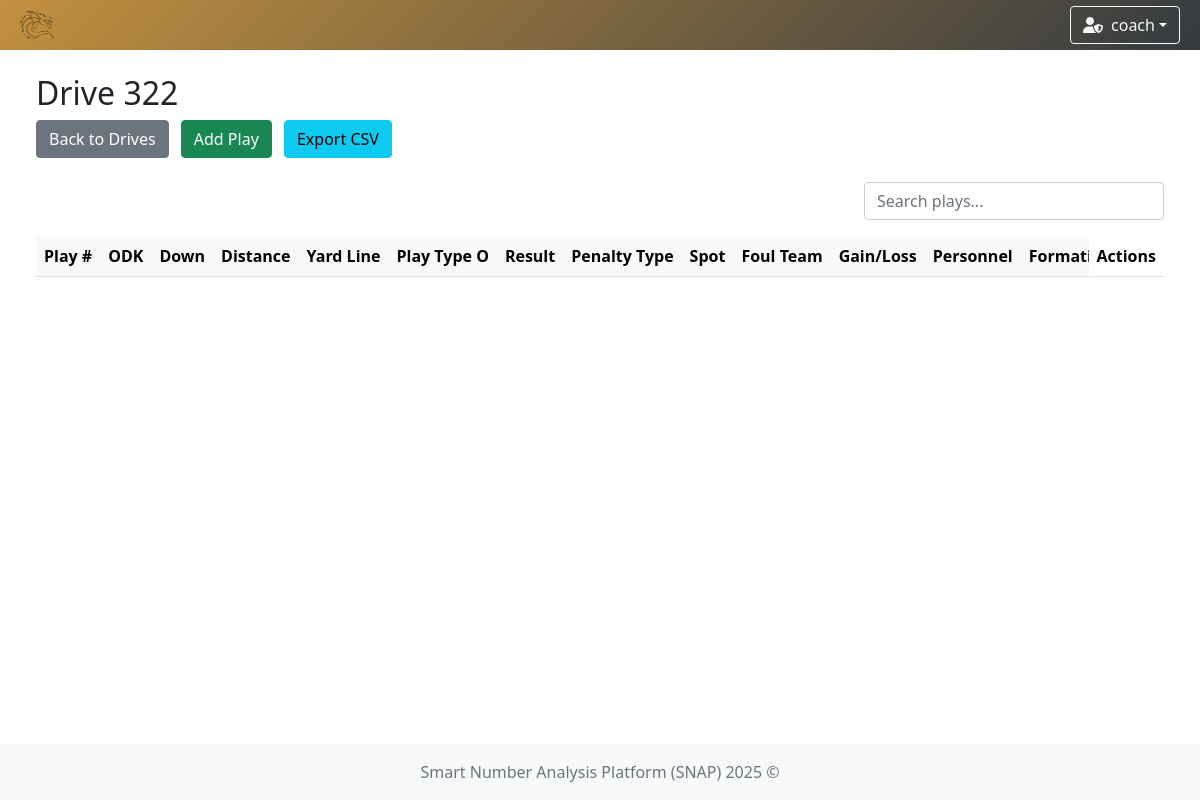
Page /drive/322 (signed in) on the earlier database version.
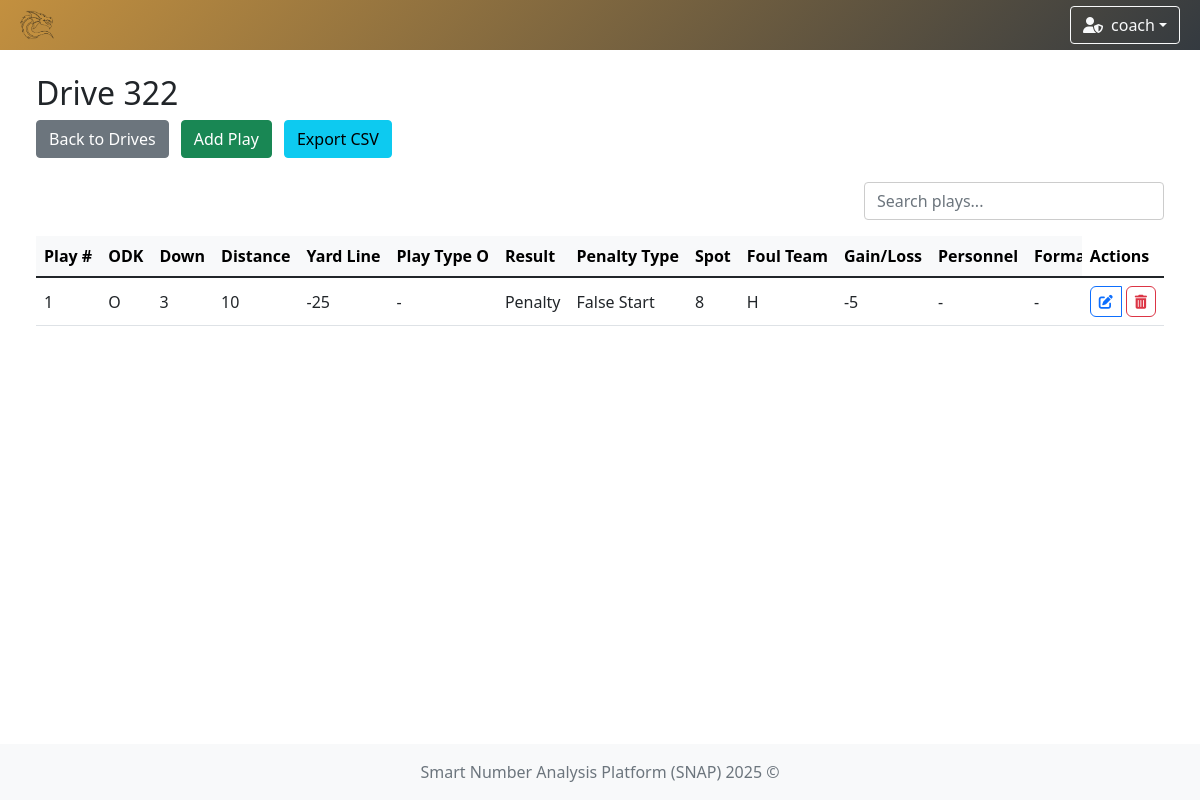
Same page on the later database version.
### app/models/team.py (models this page shows)
class TeamModel(db.Model):
    __tablename__ = 'teams'
    id = db.Column(db.Integer, primary_key=True)
    name = db.Column(db.String(100), nullable=False, unique=True)  # prevent duplicate team names
    icon = db.Column(db.String(300), nullable=False)  # longer path for future-proofing
    primary_color = db.Column(db.String(20), nullable=False)
    secondary_color = db.Column(db.String(20), nullable=False)

### app/models/user.py (models this page shows)
class UserModel(db.Model, UserMixin):
    __tablename__ = 'user'
    id = db.Column(db.Integer, primary_key=True)
    username = db.Column(db.String(80), unique=True, nullable=False)
    password = db.Column(db.String(120), nullable=False)
    role = db.Column(db.String(10), nullable=False, default='user')
    team_id = db.Column(db.Integer, db.ForeignKey('teams.id'))
    team = db.relationship('TeamModel', backref='users')

### app/models/drive.py (models this page shows, shortened)
class DriveModel(db.Model):
    __tablename__ = 'drive'
    id = db.Column(db.Integer, primary_key=True)
    game_id = db.Column(db.Integer, db.ForeignKey('game.id'), nullable=False)
    result = db.Column(db.String(50))
    ended = db.Column(db.Boolean, default=False)
    plays = db.relationship('PlayModel', backref='drive', lazy=True, cascade='all, delete-orphan')

### app/models/play.py (models this page shows)
class PlayModel(db.Model):
    __tablename__ = 'play'
    id = db.Column(db.Integer, primary_key=True)
    drive_id = db.Column(db.Integer, db.ForeignKey('drive.id'), nullable=False)
    odk = db.Column(db.String(1))  # O, D, or K
    quarter = db.Column(db.Integer)
    down = db.Column(db.Integer)
    distance = db.Column(db.Integer)
    yard_line = db.Column(db.Integer)
    play_type = db.Column(db.String(50))
    result = db.Column(db.String(50))
    gain_loss = db.Column(db.Integer)
    touchdown = db.Column(db.Boolean, default=False)
    penalty_type = db.Column(db.String(50))
    penalty_spot_yard = db.Column(db.Integer)
    foul_team = db.Column(db.String(1))# "H" (Home) oder "O" (Opponent)
    personnel = db.Column(db.String(20))
    off_form = db.Column(db.String(50))  # Offensive Formation
    form_str = db.Column(db.String(50))  # Formation Strength
    form_adj = db.Column(db.String(50))  # Formation Adjustment
    motion = db.Column(db.String(50))  # Motion
    protection = db.Column(db.String(50))  # Protection
    off_play = db.Column(db.String(50))  # Off Play
    dir_call = db.Column(db.String(50))  # Directional Call
    tag = db.Column(db.String(50))  # Tags
    hash = db.Column(db.String(1))  # New field for Hash (L, M, R)
    rusher_number = db.Column(db.Integer)
    passer = db.Column(db.Integer)
    receiver = db.Column(db.Integer)
    play_type1 = db.Column(db.String(50))
    defense_front = db.Column(db.String(50))
    defense_strongside = db.Column(db.String(50))
    blitz = db.Column(db.String(50))
    slants = db.Column(db.String(50))
    coverage = db.Column(db.String(50))
    tackler1 = db.Column(db.Integer)
    tackler2 = db.Column(db.Integer)
    interceptor = db.Column(db.Integer)
    returner = db.Column(db.Integer)
    returner_yard = db.Column(db.Integer)
    kicker = db.Column(db.Integer)
    kicker_yard = db.Column(db.Integer)

### app/controllers/drive.py (the view)
    @login_required
    def drive_detail(self, drive_id):
        drive = DriveModel.query.get_or_404(drive_id)
        for play in drive.plays:
            for column in play.__table__.columns:
                if getattr(play, column.name) is None or getattr(play, column.name) == "":
                    setattr(play, column.name, '-')
        return render_template('drive/drive_detail.html', drive=drive)

### app/controllers/user.py (called while the page is built)
    @staticmethod
    def load_user(user_id):
        return UserModel.query.get(int(user_id))

### run.py (called while the page is built)
    def _inject_context(self) -> None:
        @self.app.context_processor
        def inject_teams() -> dict:
            try:
                teams = TeamModel.query.all()
                return dict(teams=teams)
            except Exception as e:
                print(f"[!] Error injecting teams: {str(e)} ({type(e).__name__})")
                return dict(teams=[])

### app/templates/drive/drive_detail.html (shortened to what this page needs)
{% extends "system/base.html" %}
{% block content %}
    <div class="container-fluid">
        <div class="row mb-4">
            <div class="col">
                <h2>Drive {{ drive.id }}</h2>
                <a href="{{ url_for('game_detail', game_id=drive.game_id) }}" class="btn btn-secondary">Back to
                    Drives</a>
                <a href="{{ url_for('add_play', drive_id=drive.id) }}" class="btn btn-success">Add Play</a>
                <a href="{{ url_for('export_drive', drive_id=drive.id) }}" class="btn btn-info">Export CSV</a>
            </div>
        </div>
        <div class="row">
            <div class="col">
                <div class="d-flex justify-content-end mb-3">
                    <input type="text" id="customSearch" class="form-control custom-search"
                           placeholder="Search plays...">
                </div>
                <div class="table-responsive">
                    <table id="playTable" class="table table-hover align-middle mb-0">
                        <thead class="table-light">
                        <tr>
                            <th>Play #</th>
                            <th>ODK</th>
                            <th>Down</th>
                            <th>Distance</th>
                            <th>Yard Line</th>
                            <th>Play Type O</th>
                            <th>Result</th>
                            <th>Penalty Type</th>
                            <th>Spot</th>
                            <th>Foul Team</th>
                            <th>Gain/Loss</th>
                            <th>Personnel</th>
                            <th>Formation</th>
                            <th>Strength</th>
                            <th>Actions</th>
                        </tr>
                        </thead>
                        <tbody>
                        {% for play in drive.plays %}
                            <tr>
                                <td>{{ loop.index }}</td>
                                <td>{{ play.odk }}</td>
                                <td>{{ play.down }}</td>
                                <td>{{ play.distance }}</td>
                                <td>{{ play.yard_line }}</td>
                                <td>{{ play.play_type }}</td>
                                <td>{{ play.result }}</td>
                                <td>{{ play.penalty_type }}</td>
                                <td>{{ play.penalty_spot_yard }}</td>
                                <td>{{ play.foul_team }}</td>
                                <td>{{ play.gain_loss }}</td>
                                <td>{{ play.personnel }}</td>
                                <td>{{ play.off_form }}</td>
                                <td>{{ play.form_str }}</td>
                                <td>
                                    <div class="d-flex align-items-center gap-1">
                                        <a href="{{ url_for('edit_play', play_id=play.id) }}"
                                           class="btn btn-sm btn-outline-primary" title="Edit">
                                            <i class="fas fa-edit"></i>
                                        </a>
                                        <form action="{{ url_for('delete_play', play_id=play.id) }}" method="POST"
                                              onsubmit="return confirm('Delete this play?');" class="m-0 p-0">
                                            <button type="submit" class="btn btn-sm btn-outline-danger" title="Delete">
                                                <i class="fas fa-trash-alt"></i>
                                            </button>
                                        </form>
                                    </div>
                                </td>
                            </tr>
                        {% endfor %}
                        </tbody>
                    </table>
                </div>
            </div>
        </div>
    </div>
{% endblock content %}

### app/templates/system/base.html (shortened to what this page needs)
<!DOCTYPE html>
<html lang="en">
<head>
    <link href="https://cdn.jsdelivr.net/npm/bootstrap@5.1.3/dist/css/bootstrap.min.css" rel="stylesheet"/>
    <link rel="stylesheet" href="https://cdn.jsdelivr.net/npm/bootstrap-icons@1.11.3/font/bootstrap-icons.css"/>
    <link rel="stylesheet" href="https://cdnjs.cloudflare.com/ajax/libs/font-awesome/6.5.0/css/all.min.css"/>
    <link href="https://cdn.jsdelivr.net/npm/select2@4.1.0-rc.0/dist/css/select2.min.css" rel="stylesheet"/>
    <link href="https://cdn.jsdelivr.net/npm/select2-bootstrap-5-theme@1.3.0/dist/select2-bootstrap-5-theme.min.css" rel="stylesheet"/>
    <link href="https://cdn.datatables.net/1.13.6/css/dataTables.bootstrap5.min.css" rel="stylesheet"/>
    <link rel="stylesheet" href="https://cdn.datatables.net/fixedcolumns/4.3.0/css/fixedColumns.bootstrap5.min.css"/>
    <link rel="stylesheet" href="{{ url_for('static', filename='styles.css') }}"/>
</head>
<body class="{% block body_class %}{% endblock %}">
{% if current_user.is_authenticated %}
    {% set ns = namespace(navbar_color='background: linear-gradient(135deg, #4b6cb7, #182848);', team_found=False) %}
    {% if current_user.team %}
        {% set ns.navbar_color = 'background: linear-gradient(135deg, ' ~ current_user.team.primary_color ~ ', #343a40);' %}
        {% set ns.team_found = True %}
    {% endif %}
    <nav class="navbar navbar-expand-lg navbar-dark" style="{{ ns.navbar_color }}">
        <div class="container-fluid position-relative">
            <a class="navbar-brand d-flex align-items-center" href="{{ url_for('index') }}">
                {% if current_user.team and ns.team_found %}
                    <img class="team-logo" src="{{ current_user.team.icon }}" alt="{{ current_user.team.name }} logo"/>
                {% else %}
                    <a href="{{ url_for('game_options') }}" class="btn btn-outline-light me-2" title="Home">
                        <i class="fas fa-home"></i>
                    </a>
                {% endif %}
            </a>
            <div class="ms-auto d-flex align-items-center">
                <div class="dropdown me-2">
                    <button class="btn btn-outline-light dropdown-toggle d-flex align-items-center" type="button"
                            id="userDropdown" data-bs-toggle="dropdown" aria-expanded="false">
                        {% if current_user.role == 'admin' %}
                            <i class="fas fa-user-shield me-2"></i>
                        {% else %}
                            <i class="fas fa-user me-2"></i>
                        {% endif %}
                        {{ current_user.username }}
                    </button>
                </div>
            </div>
        </div>
    </nav>
{% endif %}
<div class="content-wrapper">
    <div class="container-fluid mt-4 px-4">
        <div id="toast-container" class="toast-container position-fixed bottom-0 end-0 p-3" style="z-index: 1100;">
        </div>
        {% block content %}{% endblock %}
    </div>
</div>
<footer class="footer mt-auto py-3 bg-light">
    <div class="container text-center">
        <span class="text-muted">Smart Number Analysis Platform (SNAP) 2025 ©</span>
    </div>
</footer>
</body>
</html>

### app/static/styles.css (style rules this page uses)
.navbar { transition: background-color 0.5s ease; height: 50px; }
.team-logo { animation: fadeIn 0.5s ease, pulse 1s ease-in-out; width: 50px; height: auto; }
html, body { height: 100%; margin: 0; padding: 0; }
body { display: flex; flex-direction: column; min-height: 100vh; }
.content-wrapper { flex: 1 0 auto; }
.footer { flex-shrink: 0; background-color: #f8f9fa; padding: 1rem 0; margin-top: auto; }
.table-responsive { margin-top: 0 !important; overflow-x: auto; }
.btn + .btn { margin-left: 0.5rem; }
.table-responsive { overflow-x: auto; }
.table th, .table td { white-space: nowrap; padding: 0.5rem; }
.table thead th { background-color: #f8f9fa; font-weight: bold; }

### app/templates/drive/drive_detail.html (style rules this page uses)
.table-responsive { overflow-x: auto; }
.table th, .table td { white-space: nowrap; padding: 0.5rem; }
.table td:last-child, .table th:last-child { position: sticky; right: 0; background: white; box-shadow: -2px 0 5px rgba(0, 0, 0, 0.1); z-index: 1; }
.d-flex.gap-1 .btn { border-radius: 0; }
.d-flex.gap-1 .btn:first-child { border-top-left-radius: 0.375rem; border-bottom-left-radius: 0.375rem; }
.d-flex.gap-1 .btn:last-child { border-top-right-radius: 0.375rem; border-bottom-right-radius: 0.375rem; }
.d-flex.gap-1 form { margin: 0; padding: 0; }
.d-flex.gap-1 .btn i { pointer-events: none; }
.custom-search { max-width: 300px; background-color: transparent; border: 1px solid #ccc; transition: border-color 0.3s ease; }

Differences in the rows shown:
added PlayModel: odk "O", down "3", distance "10", yard_line "-25", play_type "-", result "Penalty", penalty_type "False Start", penalty_spot_yard "8", foul_team "H", gain_loss "-5", personnel "-", off_form "-"
